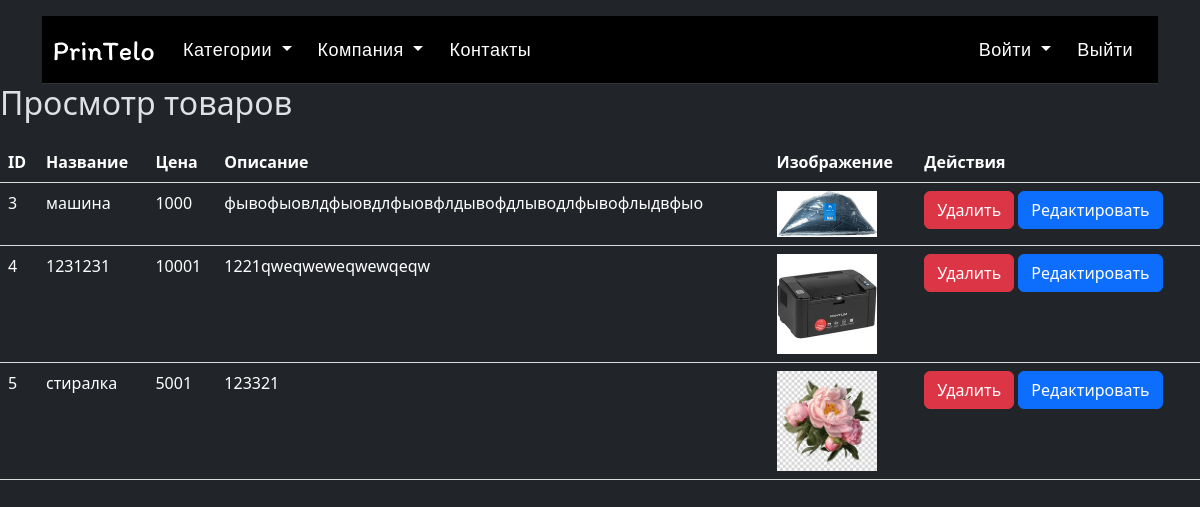
/korneuev/view_products.php, run on the app's committed database.
### tables this page shows
CREATE TABLE `products` (
  `id` int(11) NOT NULL,
  `name` varchar(255) NOT NULL,
  `description` varchar(255) NOT NULL,
  `price` varchar(255) NOT NULL,
  `image` text NOT NULL
);

### korneuev/view_products.php (the view, shortened to what this page needs)
<?php include "header.php"; ?>
<?php
$servername = "localhost";
$username = "zoxan";
$password = "123";
$dbname = "textovarorg";
try {
    $db = new PDO("mysql:host=$servername;dbname=$dbname", $username, $password);
    $db->setAttribute(PDO::ATTR_ERRMODE, PDO::ERRMODE_EXCEPTION);
} catch(PDOException $e) {
    echo "Ошибка подключения: " . $e->getMessage();
    exit;
}
$stmt = $db->query("SELECT * FROM products");
$products = $stmt->fetchAll();
?>
<h2>Просмотр товаров</h2>
<table class="table">
    <thead>
    <tr>
        <th>ID</th>
        <th>Название</th>
        <th>Цена</th>
        <th>Описание</th>
        <th>Изображение</th>
        <th>Действия</th>
    </tr>
    </thead>
    <tbody>
    <?php foreach ($products as $product): ?>
        <tr>
            <td><?php echo $product['id']; ?></td>
            <td><?php echo $product['name']; ?></td>
            <td><?php echo $product['price']; ?></td>
            <td><?php echo $product['description']; ?></td>
            <td><img src="<?php echo $product['image']; ?>" alt="<?php echo $product['name']; ?>"></td>
            <td>
                <form method="post" action="delete_product.php" style="display: inline;">
                    <button type="submit" class="btn btn-danger">Удалить</button>
                </form>
                <form method="get" action="edit_product.php" style="display: inline;">
                    <button type="submit" class="btn btn-primary">Редактировать</button>
                </form>
            </td>
        </tr>
    <?php endforeach; ?>
    </tbody>
</table>

### korneuev/header.php (shortened to what this page needs)
<!DOCTYPE html>
<html lang="en" data-bs-theme="dark">
<head>
    <link rel="stylesheet" href="https://cdn.jsdelivr.net/npm/bootstrap@5.3.1/dist/css/bootstrap.min.css">
</head>
<body>
<div class="container mt-3">
    <nav class="navbar navbar-expand-lg navbar-dark custom-navbar">
        <div class="container-fluid">
            <a class="navbar-brand" href="index.php"><img src="PrinTelo.svg" class="logo" alt="Логотип"></a>
            <div class="collapse navbar-collapse" id="navbarNavDropdown">
                <ul class="navbar-nav me-auto">
                    <li class="nav-item dropdown">
                        <a class="nav-link dropdown-toggle" href="category.php" id="navbarDropdownMenuLink" role="button" data-bs-toggle="dropdown" aria-expanded="false">
                            Категории
                        </a>
                    </li>
                    <li class="nav-item dropdown">
                        <a class="nav-link dropdown-toggle" href="#" id="navbarDropdownMenuLink" role="button" data-bs-toggle="dropdown" aria-expanded="false">
                            Компания
                        </a>
                    </li>
                    <li class="nav-item">
                        <a class="nav-link" href="contacts.php">Контакты</a>
                    </li>
                </ul>
                <ul class="navbar-nav ml-auto">
                    <li class="nav-item dropdown ">
                        <a class="nav-link dropdown-toggle " href="#" id="navbarDropdownMenuLink" role="button" data-bs-toggle="dropdown" aria-expanded="false">
                            <?php if (isset($_SESSION['user'])) {
                                echo "Привет, " . $user['name'];
                            } else {
                                echo "Войти";
                            } ?>
                        </a>
                    </li>
                    <li class="nav-item">
                        <a class="nav-link" href="logout.php?logout=1">Выйти</a>
                    </li>
                </ul>
            </div>
        </div>
    </nav>
</div>
</body>
</html>

### korneuev/header.php (style rules this page uses)
.custom-navbar { background-color: #000000; padding: 10px 0; border-bottom: 1px solid #333; }
.custom-navbar .navbar-brand { font-family: 'Roboto', sans-serif; font-weight: 700; font-size: 24px; letter-spacing: 1px; color: #ffd000; }
.custom-navbar .nav-link { font-family: 'Roboto', sans-serif; font-weight: 400; font-size: 18px; letter-spacing: 0.5px; color: #ffffff; padding: 10px 15px; margin: 0 5px; border-radius: 5px; transition: background-color 0.3s ease; }
.navbar-brand .logo { max-height: 40px; transition: transform 0.3s ease; }

### korneuev/view_products.php (style rules this page uses)
table { width: 100%; border-collapse: collapse; margin-top: 20px; }
th, td { padding: 8px; text-align: left; border-bottom: 1px solid #ddd; }
th { background-color: #f2f2f2; }
img { max-width: 100px; height: auto; }

### data on the page
products: id "3", name "машина", price "1000", description "фывофыовлдфыовдлфыовфлдывофдлыводлфывофлыдвфыо", image (picture)
products: id "4", name "1231231", price "10001", description "1221qweqweweqwewqeqw", image (picture)
products: id "5", name "стиралка", price "5001", description "123321", image (picture)
